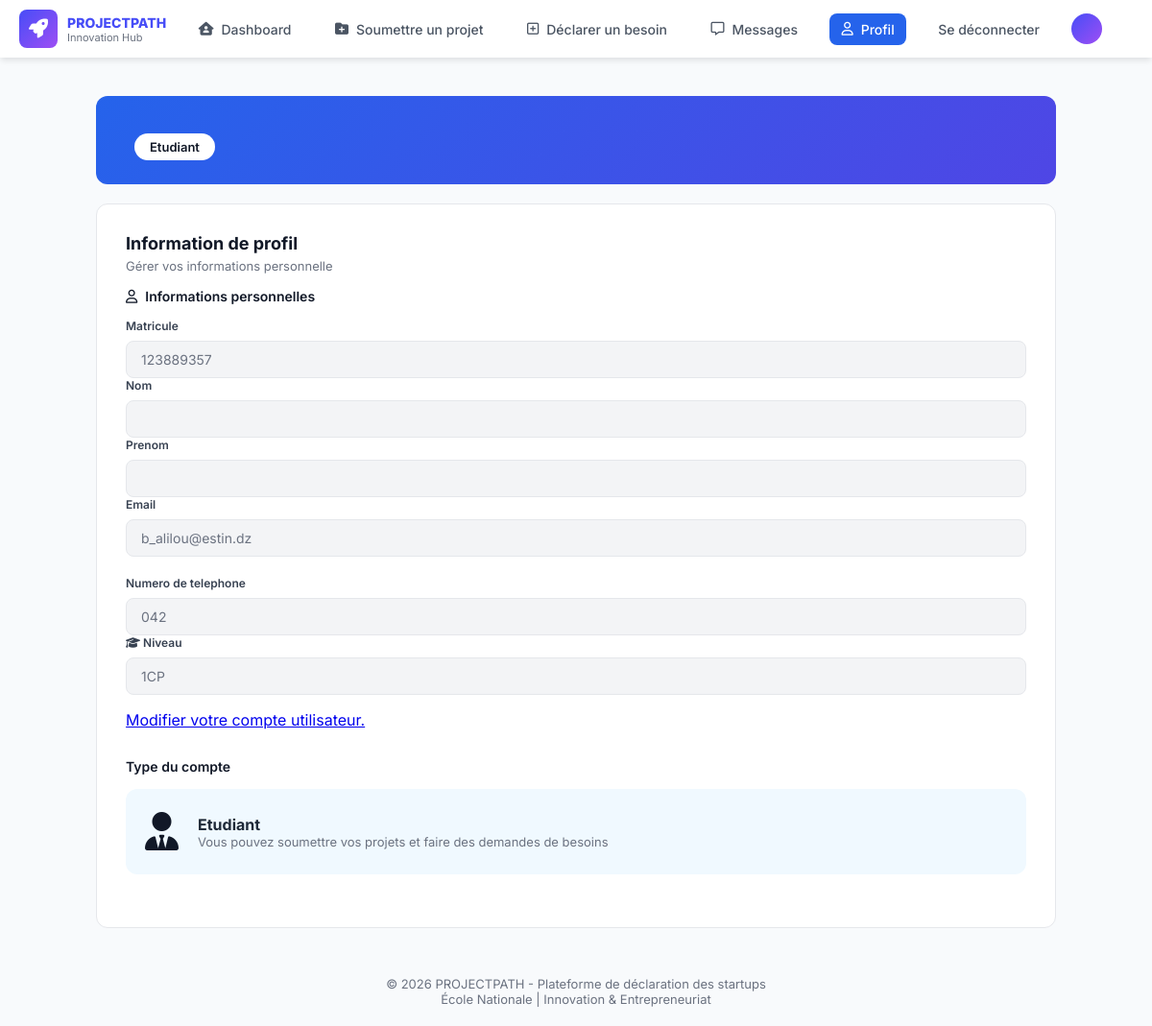
The page /user/1 (signed in) on the database its author committed.
### PP/models.py (models this page shows, shortened)
class CompteEtudiant(AbstractUser, PermissionsMixin):
    matricule = models.fields.IntegerField(unique=True, validators= [Validate_matricule], default = "123889357")
    class Niveau(models.TextChoices):
        one = "1CP", "1CP"
        two = "2CP", "2CP"
        three = "1CS" , "1CS"
        four = "2CS" , "2CS"
        five = "3CS", "3CS"
    niveau_etude = models.fields.CharField(max_length = 5 , choices = Niveau.choices, default = "1CP")
    telephone = models.fields.IntegerField(validators=[Validate_telephone], default=42)
    class Meta:
        verbose_name = "User"
        verbose_name_plural = "Users"

### PP/views_user.py (the view)
# urls.py: path("user/<int:user_id>", views_user.user_details, name="user_details"),
@login_required
def user_details(request, user_id):
    if request.user.id != user_id:
        return redirect("logout")
    user = CompteEtudiant.objects.get(id = user_id)
    return render(request, "Student/user.html", {"user": user, "user_id": user_id})

### PP/template/Student/user.html (shortened to what this page needs)
{% load static %}
<!DOCTYPE html>
<html lang="fr">
<head>
    <link rel="stylesheet" href="https://cdnjs.cloudflare.com/ajax/libs/font-awesome/6.4.0/css/all.min.css">
    <link rel="stylesheet" href="{% static 'css/profil.css' %}">
</head>
<body>
    <nav>
        <div class="logo">
            <i class="fa-solid fa-rocket"></i>
            <div class="txt">
                <h4>PROJECTPATH</h4>
                <p>Innovation Hub</p>
            </div>
        </div>
        <div class="nav-links" id="nav-links">
            <div id="dash" class="same" data-page="{%url 'home' user_id%}">
                <i class="fa-solid fa-house-user"></i>
                <p>Dashboard</p>
            </div>
            <div class="same" id="soumettre" data-page="{%url 'add_project' user_id%}">
                <i class="fa-solid fa-folder-plus"></i>
                <p>Soumettre un projet</p>
            </div>
            <div class="same" id="besoin" data-page="{%url 'add_request' user_id%}">
                <i class="fa-regular fa-square-plus"></i>
                <p>Déclarer un besoin</p>
            </div>
            <div class="same" id="message" data-page="{%url 'message_etudiant' user_id%}">
                <i class="fa-regular fa-message"></i>
                <p>Messages</p>
            </div>
            <div class="same active" id="profil" data-page="{%url 'user_details' user_id%}">
                <i class="fa-regular fa-user"></i>
                <p>Profil</p>
            </div>
            <div class="same" id="profil" data-page="{%url 'logout'%}">
                <p>Se déconnecter</p>
            </div>
        <div class="nav-right">
            <div class="compte">
                <span id="s1">{{ user.first_name|first }}</span>
            </div>
        </div>
    </nav>
    <main class="container">
        <section class="banner profil-banner">
            <div class="profil-header">
                <div class="profil-info">
                    <span class="badge-role"> Etudiant</span>
                </div>
            </div>
        </section>
        <section class="card">
            <div class="card-header">
                <div>
                    <h2>Information de profil</h2>
                    <p>Gérer vos informations personnelle</p>
            </div>
             <div class="info-section">
                <div class="info-title">
                    <i class="fa-regular fa-user"></i> Informations personnelles
                </div>
                <div class="info-grid">
                    <div class="form-group">
                        <label >Matricule</label>
                        <input type="number" value={{user.matricule}} disabled class="input-disabled">
                    </div>
                    <div class="form-group">
                        <label>Nom</label>
                        <input type="text" value="{{ user.last_name }}" disabled class="input-disabled">
                    </div>
                    <div class="form-group">
                        <label>Prenom</label>
                        <input type="text" value="{{ user.first_name }}" disabled class="input-disabled">
                    </div>
                    <div class="form-group">
                        <label>Email</label>
                        <input type="email" value="{{ user.email }}" disabled class="input-disabled">
                    </div>
                    <br>
                    <div class="form-group">
                        <label for="nom">Numero de telephone</label>
                        <input type="number" id="nom" value=0{{user.telephone}} disabled class="input-disabled">
                    </div>
                    <div class="form-group">
                        <label for="niveau">
                            <i class="fa-solid fa-graduation-cap"></i> Niveau
                        </label>
                        <input type="text" id="niveau" value={{user.niveau_etude}} disabled class="input-disabled">
                    </div>
                    <div>
                    <p>&nbsp;</p>
                    <a href = "{%url 'modify_user_account' user.id%}">Modifier votre compte utilisateur.</a>
        </div>
                </div>
            </div>
            <div class="info-section mt-30">
                <div class="info-title">
                    Type du compte
                </div>
                <div class="account-type-box">
                    <div class="account-icon">
                        <i class="fa-solid fa-user-tie"></i>
                    </div>
                    <div class="account-content">
                        <h4>Etudiant</h4>
                        <p>Vous pouvez soumettre vos projets et faire des demandes de besoins</p>
                    </div>
                </div>
            </div>
        </section>
    </main>
    <footer style="margin-top: 50px; text-align: center; color: #6b7280; font-size: 13px; padding-bottom: 20px;">
        <p>© 2026 PROJECTPATH - Plateforme de déclaration des startups</p>
        <p>École Nationale | Innovation & Entrepreneuriat</p>
    </footer>
</body>
</html>

### PP/static/css/profil.css (style rules this page uses)
* { margin: 0; padding: 0; box-sizing: border-box; }
body { font-family: 'Inter', sans-serif; background-color: #f8fafc; color: #1f2937; min-height: 100vh; display: flex; flex-direction: column; align-items: center; }
nav { background: #ffffff; position: fixed; top: 0; width: 100%; height: 60px; display: flex; justify-content: space-between; align-items: center; padding: 0 20px; box-shadow: 0 4px 6px -1px rgba(0, 0, 0, 0.1); z-index: 1000; }
.logo { display: flex; align-items: center; gap: 10px; }
.logo i { height: 40px; width: 40px; background: linear-gradient(135deg, rgb(71, 77, 247), rgb(158, 78, 244)); display: flex; justify-content: center; align-items: center; border-radius: 8px; color: white; font-size: 20px; }
.logo h4 { text-transform: uppercase; font-weight: 800; color: rgb(71, 77, 247); font-size: 14px; margin: 0; }
.logo p { font-size: 11px; color: #6b7280; margin: 0; }
.nav-links { display: flex; flex: 1; justify-content: space-evenly; align-items: center; }
nav .same { display: flex; align-items: center; gap: 8px; padding: 8px 12px; border-radius: 8px; color: #4b5563; font-size: 14px; font-weight: 500; cursor: pointer; transition: all 0.2s ease; }
nav .same.active { background-color: #2563eb; color: white; }
nav .same.active i { color: white; }
.nav-right { display: flex; align-items: center; gap: 15px; }
.compte { display: flex; align-items: center; gap: 10px; font-size: 14px; font-weight: 500; }
#s1 { background: linear-gradient(135deg, rgb(71, 77, 247), rgb(158, 78, 244)); color: white; height: 32px; width: 32px; display: flex; align-items: center; justify-content: center; border-radius: 50%; font-weight: 600; }
.container { width: 90%; max-width: 1000px; margin-top: 100px; display: flex; flex-direction: column; gap: 20px; }
.banner { color: white; padding: 30px 40px; border-radius: 12px; }
.profil-banner { background: linear-gradient(135deg, #2563eb, #4f46e5); }
.profil-header { display: flex; align-items: center; gap: 30px; }
.badge-role { background-color: white; color: #111827; font-size: 13px; font-weight: 600; padding: 6px 16px; border-radius: 20px; }
.card { background: white; border-radius: 12px; border: 1px solid #e5e7eb; padding: 30px; }
.card-header { margin-bottom: 25px; }
.card-header h2 { font-size: 18px; color: #111827; margin-bottom: 5px; }
.card-header p { font-size: 13px; color: #6b7280; }
.info-section { margin-top: 15px; }
.mt-30 { margin-top: 30px; }
.info-title { font-size: 14px; font-weight: 600; color: #111827; margin-bottom: 15px; display: flex; align-items: center; gap: 8px; }
.info-grid { gap: 20px; }
.form-group { flex: 1; display: flex; flex-direction: column; gap: 8px; }
.form-group label { font-size: 12px; font-weight: 600; color: #374151; }
.input-disabled { padding: 10px 15px; border-radius: 8px; border: 1px solid #e5e7eb; background-color: #f3f4f6; font-family: 'Inter', sans-serif; font-size: 14px; color: #6b7280; outline: none; cursor: not-allowed; }
.account-type-box { display: flex; align-items: center; gap: 20px; background-color: #f0f9ff; border-radius: 12px; padding: 20px; }
.account-icon { font-size: 40px; color: #111827; }
input, select, textarea { width: 100%; padding: 10px 14px; border: 1px solid #E5E7EB; border-radius: 8px; font-size: 14px; font-family: 'Inter', sans-serif; background: white; color: #1F2937; transition: all 0.2s ease; }

### rows shown on the page
CompteEtudiant: matricule "123889357", email "b_alilou@estin.dz", telephone "042", niveau_etude "1CP"
